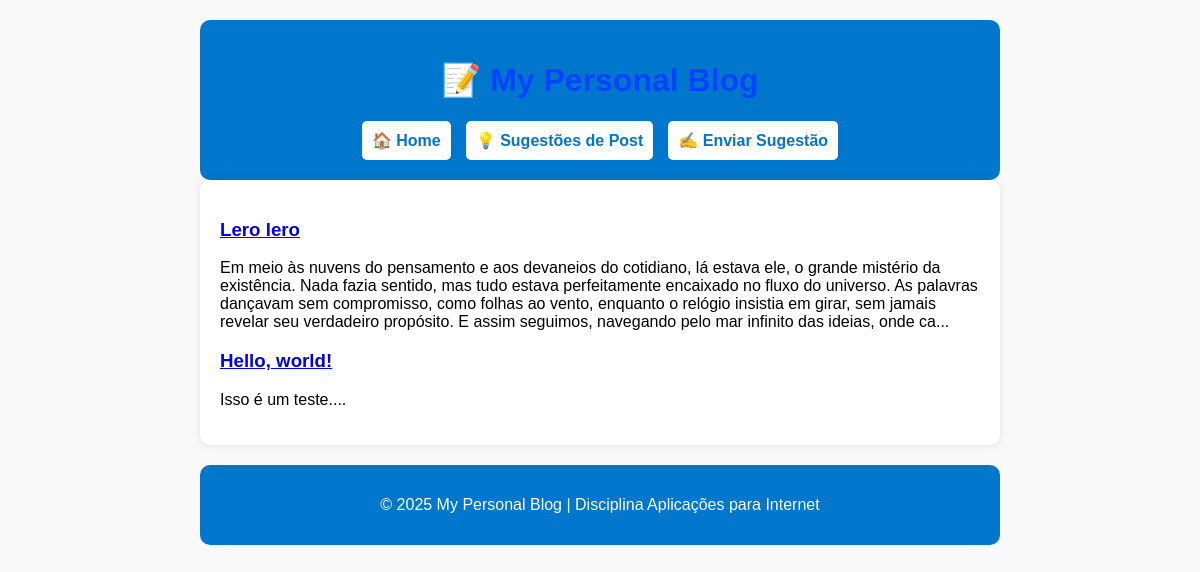
/category/Teste/, run on an earlier commit of the app's database.
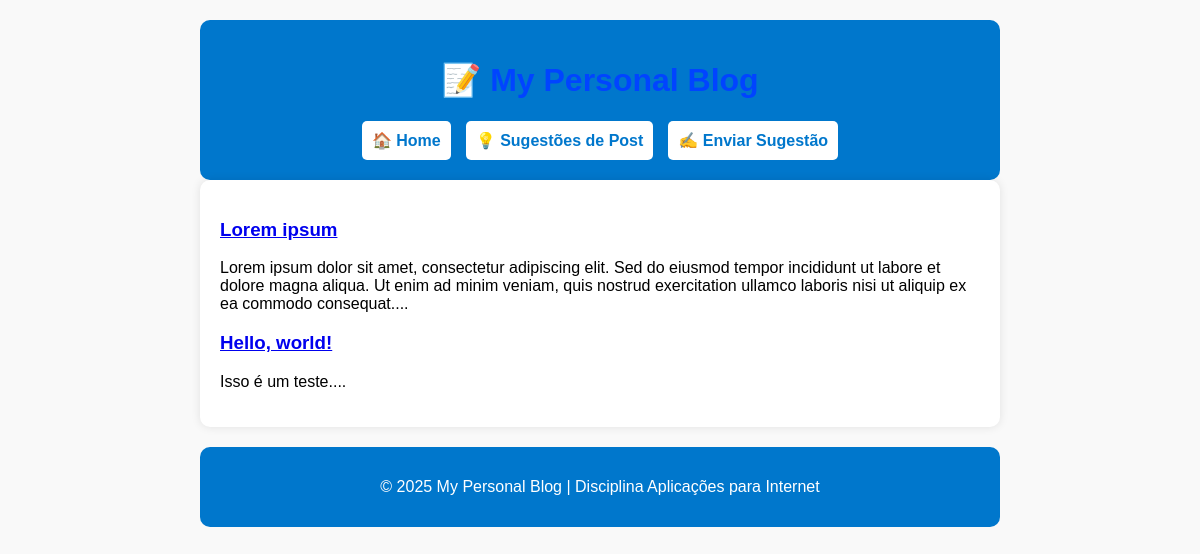
And on a later commit of the database.
### blog/models.py (models this page shows, shortened)
class Post(models.Model):
    title = models.CharField(max_length=255)
    body = models.TextField()
    author = models.ForeignKey(User, on_delete=models.CASCADE, related_name="posts", default=1)
    created_on = models.DateTimeField(auto_now_add=True)
    last_modified = models.DateTimeField(auto_now=True)
    categories = models.ManyToManyField("Category", related_name="posts") #relacionamento entre post e categories
    class Meta:
        ordering = ["-created_on"]
        verbose_name_plural = "Posts"

### blog/views.py (the view)
# urls.py: path("category/<str:category>/", views.blog_category, name="blog_category"),  # Ajustado para <str:category>
def blog_category(request, category):
    posts = Post.objects.filter(
        categories__name__contains=category
    ).order_by("-created_on")
    context = {
        "category": category,
        "posts": posts,
    }
    return render(request, "blog/category.html", context)

### blog/templates/blog/category.html
{% extends "base.html" %}
{% block page_content %}
    {% for post in posts %}
        <h3><a href="{% url 'blog_detail' post.pk %}">{{ post.title }}</a></h3>
        <p>{{ post.body | slice:":400" }}...</p>
    {% endfor %}
{% endblock page_content %}

What changed in the data, as far as the page shows it:
no longer on this page (row edited): Post: title "Lero lero", body "Em meio às nuvens do pensamento e aos devaneios do cotidiano, lá estava ele, o grande mistério da existência. Nada fazia sentido, mas tudo estava perfeitamente encaixado no fluxo do universo. As palavras dançavam sem compromisso, como folhas ao vento, enquanto o relógio insistia em girar, sem jamais revelar seu verdadeiro propósito. E assim seguimos, navegando pelo mar infinito das ideias, onde ca"
now on this page (row edited): Post: title "Lorem ipsum", body "Lorem ipsum dolor sit amet, consectetur adipiscing elit. Sed do eiusmod tempor incididunt ut labore et dolore magna aliqua. Ut enim ad minim veniam, quis nostrud exercitation ullamco laboris nisi ut aliquip ex ea commodo consequat."
